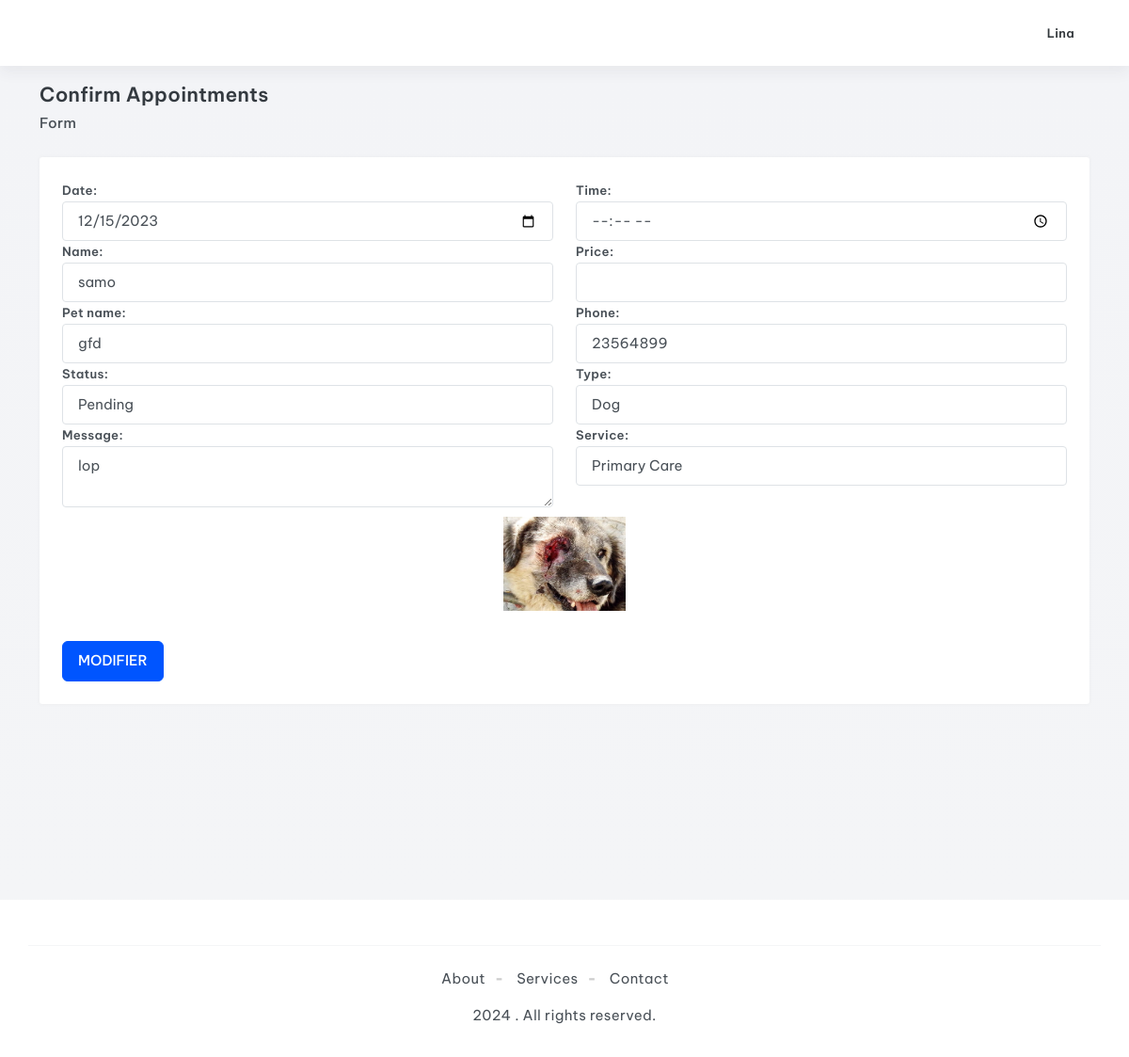
Page /admin/Detailsbooking.php?id=43 (signed in) on the committed database.
### tables this page shows
CREATE TABLE `appointments` (
  `id` int(11) NOT NULL,
  `date` date DEFAULT NULL,
  `time` time DEFAULT NULL,
  `price` decimal(10,2) DEFAULT NULL,
  `status` varchar(255) DEFAULT NULL,
  `message` varchar(255) DEFAULT NULL,
  `service_id` int(11) DEFAULT NULL,
  `client_id` int(11) DEFAULT NULL,
  `pet_id` int(11) DEFAULT NULL,
  `image` text DEFAULT NULL,
  `verify_token` char(32) DEFAULT NULL
);

CREATE TABLE `clients` (
  `id` int(11) NOT NULL,
  `name` varchar(255) DEFAULT NULL,
  `phone` varchar(15) DEFAULT NULL,
  `email` varchar(255) DEFAULT NULL
);

CREATE TABLE `pets` (
  `id` int(11) NOT NULL,
  `petname` varchar(255) DEFAULT NULL,
  `date_of_birth` date DEFAULT NULL,
  `typeid` int(11) DEFAULT NULL,
  `clientid` int(11) DEFAULT NULL
);

CREATE TABLE `types` (
  `id` int(11) NOT NULL,
  `intitule` varchar(255) DEFAULT NULL,
  `actif` tinyint(1) DEFAULT NULL
);

CREATE TABLE `services` (
  `id` int(11) NOT NULL,
  `type_service` varchar(255) DEFAULT NULL,
  `actif` tinyint(1) DEFAULT NULL
);

### admin/CLASSE/appointment.class.php (called while the page is built, shortened)
<?php
Class Appointment{
public $id,$date,$time,$price,$status,$service_id,$client_id,$pet_id,$message;
private $cnx,$server,$user,$pwd,$db;
public function __construct($serveur,$utilisateur,$mdp,$base){
	$this->server=$serveur;
	$this->user=$utilisateur;
	$this->pwd=$mdp;
	$this->db=$base;
	try
	{
	$this->cnx = new PDO('mysql:host='.$this->server.'; dbname='.$this->db, $this->user, $this->pwd);
	}
	catch(Exception $e)
	{
	echo'Erreur:'.$e->getMessage().'<br/>';
	echo'N°:'.$e->getCode();
	}
}
public function RetreiveById(){
	$sql = "SELECT *
	FROM appointments where
	id = $this->id";
$resultats=$this->cnx->query($sql);
if($resultats) {
$resultats->setFetchMode(PDO::FETCH_OBJ);
$appointment=$resultats->fetch();
return $appointment;
}
	else return false;
}
}
?>

### admin/CLASSE/client.class.php (called while the page is built)
<?php
Class User{
public $id,$name,$phone,$email;
private $cnx,$server,$user,$pwd,$db;
public function __construct($serveur,$utilisateur,$mdp,$base){
	$this->server=$serveur;
	$this->user=$utilisateur;
	$this->pwd=$mdp;
	$this->db=$base;
	try
	{
	$this->cnx = new PDO('mysql:host='.$this->server.'; dbname='.$this->db, $this->user, $this->pwd);
	}
	catch(Exception $e)
	{
	echo'Erreur:'.$e->getMessage().'<br/>';
	echo'N°:'.$e->getCode();
	}
}
public function RetreiveById(){
	$sql="select * from clients where id=$this->id";
$resultats=$this->cnx->query($sql);
if($resultats) {
$resultats->setFetchMode(PDO::FETCH_OBJ);
$client=$resultats->fetch();
return $client;
}
	else return false;
}
}
?>

### admin/CLASSE/pet.class.php (called while the page is built)
<?php
Class Pet{
public $id,$petname,$date_of_birth,$typeid,$clientid;
private $cnx,$server,$user,$pwd,$db;
public function __construct($serveur,$utilisateur,$mdp,$base){
	$this->server=$serveur;
	$this->user=$utilisateur;
	$this->pwd=$mdp;
	$this->db=$base;
	try
	{
	$this->cnx = new PDO('mysql:host='.$this->server.'; dbname='.$this->db, $this->user, $this->pwd);
	}
	catch(Exception $e)
	{
	echo'Erreur:'.$e->getMessage().'<br/>';
	echo'N°:'.$e->getCode();
	}
}
public function RetreiveById(){
	$sql = "SELECT * FROM pets INNER JOIN types ON pets.typeid = types.id WHERE pets.id = $this->id";
$resultats=$this->cnx->query($sql);
if($resultats) {
$resultats->setFetchMode(PDO::FETCH_OBJ);
$pet=$resultats->fetch();
return $pet;
}
	else return false;
}
}
?>

### admin/CLASSE/service.class.php (called while the page is built, shortened)
<?php
Class Service{
public $id,$type_service,$actif;
private $cnx,$server,$user,$pwd,$db;
public function __construct($serveur,$utilisateur,$mdp,$base){
	$this->server=$serveur;
	$this->user=$utilisateur;
	$this->pwd=$mdp;
	$this->db=$base;
	try
	{
	$this->cnx = new PDO('mysql:host='.$this->server.'; dbname='.$this->db, $this->user, $this->pwd);
	}
	catch(Exception $e)
	{
	echo'Erreur:'.$e->getMessage().'<br/>';
	echo'N°:'.$e->getCode();
	}
}
public function RetreiveBy(){
	$sql = "SELECT *
	FROM services  WHERE services.id = $this->id";
$resultats=$this->cnx->query($sql);
if($resultats) {
$resultats->setFetchMode(PDO::FETCH_OBJ);
$service=$resultats->fetch();
return $service;
}
	else return false;
}
}
?>

### admin/Detailsbooking.php (the view, shortened to what this page needs)
<?php
if(isset($_GET['id'])):
    include_once('CLASSE/appointment.class.php');
    include_once('CLASSE/client.class.php');
    include_once('CLASSE/pet.class.php');
    include_once('CLASSE/service.class.php');
    $p=new Appointment('localhost','root','','veterinarian');
    $p->id=$_GET['id'];
    $autorisationToUpdate=$p->RetreiveById();
    $u = new User('localhost', 'root', '', 'veterinarian');
$u->id = $autorisationToUpdate->client_id;
$userInfo = $u->RetreiveById();
$t = new Pet('localhost', 'root', '', 'veterinarian');
$t->id = $autorisationToUpdate->pet_id;
$petInfo = $t->RetreiveById();
$s = new Service('localhost', 'root', '', 'veterinarian');
$s->id = $autorisationToUpdate->service_id;
$serviceInfo = $s->RetreiveBy();
endif;
?>
<!DOCTYPE html>
<html lang="en">
<head>
    <link rel="stylesheet" href="./assets/css/style.css">
    <link rel="stylesheet" href="./assets/css/vendor.css" type="text/css" />
    <link rel="stylesheet" href="./assets/css/theme.min.css" type="text/css" />
</head>
<body>
    <?php
include_once('includes/header.php');
?>
    <section class="pb-10 p-3 bg-gradient2">
        <div class="container">
            <div class="row">
                <div class="col-lg-12">
                    <div class="page-title">
                        <h3 class="my-0">Confirm  Appointments</h3>
                        <p class="mt-1 fw-medium">Form</p>
                    </div>
                </div>
            </div>
            <div class="row mt-2">
                <div class="col-lg-12">
                    <div class="card">
                        <div class="card-body">
                            <div class="row">
                                <div class="col-12">
                                    <form action="" method="POST" class="form">
    <div class="form-group row">
        <div class="col-sm-12 col-md-6">
            <label for="">Date:</label>
            <input type="date" name="date" class="form-control" value="<?= $autorisationToUpdate->date; ?>" />
        </div>
        <div class="col-sm-12 col-md-6">
            <label for="">Time:</label>
            <input type="time" name="time" class="form-control" />
        </div>
    </div>
    <div class="form-group row">
        <div class="col-sm-12 col-md-6">
            <label for="">Name:</label>
            <input type="text" name="name" class="form-control" value="<?= $userInfo->name; ?>" disabled />
        </div>
        <div class="col-sm-12 col-md-6">
            <label for="">Price:</label>
            <input type="number" name="price" class="form-control" min="0" step="0.01" />
        </div>
    </div>
    <div class="form-group row">
        <div class="col-sm-12 col-md-6">
            <label for="">Pet name:</label>
            <input type="text" name="petname" class="form-control" value="<?= $petInfo->petname; ?>" disabled/>
        </div>
        <div class="col-sm-Phone col-md-6">
            <label for="">Phone:</label>
            <input type="text" name="phone" class="form-control" value="<?= $userInfo->phone; ?>" disabled/>
        </div>
    </div>
    <div class="form-group row">
        <div class="col-sm-12 col-md-6">
            <label for="">Status:</label>
            <select name="status" class="form-control">
                <option name="status" value="Pending">Pending</option>
            </select>
        </div>
        <div class="col-sm-12 col-md-6">
            <label for="">Type:</label>
            <input type="text" name="Intitule" class="form-control" value="<?= $petInfo->intitule; ?> "readonly />
        </div>
    </div>
    <div class="form-group row">
    <div class="col-sm-12 col-md-6">
    <label for="">Message:</label>
    <textarea name="Message" class="form-control" readonly><?= $autorisationToUpdate->message; ?></textarea>
    </div>
    <div class="col-sm-12 col-md-6">
            <label for="">Service:</label>
            <input type="text" name="Service" class="form-control" value="<?= $serviceInfo->type_service; ?> "readonly />
        </div>
</div>
<?php if (!empty($autorisationToUpdate->image)): ?>
    <ul id="imageGallery">
        <li>
            <a><img src="../uploads/<?=$autorisationToUpdate->image?>" alt="Image"></a>
        </li>
    </ul>
<?php endif; ?>
    <div class="mt-3">
        <input type="submit" value="MODIFIER" name="btn_maj" class="btn btn-primary" onClick='return confirm("Save changes ?")' />
    </div>
</form>
                                        </div>
                                </div>
                            </div>
                        </div>
                    </div>
                </div>
            </div>
    </section>
   <section class="section mt-4 pt-4 pb-3  bg-gradient1">
    <div class="container">
        <div class="row align-items-center border-top border-light pt-4">
            <div class="col text-center">
                <ul class="list-inline list-with-separator">
                    <li class="list-inline-item me-0"><a href="#">About</a></li>
                    <li class="list-inline-item me-0"><a href="#">Services</a></li>
                    <li class="list-inline-item me-0"><a href="#">Contact</a></li>
                </ul>
                <p class="mt-2"><script>document.write(new Date().getFullYear())</script> . All rights reserved.</p>
            </div>
        </div>
    </div>
</section>
</body>
</html>

### admin/assets/css/style.css (style rules this page uses)
body { font-family: sans-serif; background: rgba(83, 167, 247, 0.81); }
#imageGallery { list-style: none; margin: 0 auto; max-width: 780px; text-align: center; padding: 0; display: block; }
#imageGallery li { padding: 5px; background: #ffffff; margin: 5px; display: inline-block; }
a { text-decoration: none; }
#imageGallery li img { display: block; width: 130px; height: 100px; }

### rows in the picture
appointments: date "12/15/2023", Message "lop", image (picture)
clients: name "samo", phone "23564899"
pets: petname "gfd", Intitule "Dog"
services: Service "Primary Care"

### other values in the picture
$_SESSION['username'] "Lina"
